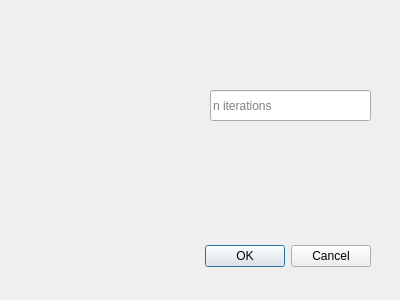
<?xml version="1.0" encoding="UTF-8"?>
<ui version="4.0">
 <class>FuturbDialogBase</class>
 <widget class="QDialog" name="FuturbDialogBase">
  <property name="geometry">
   <rect>
    <x>0</x>
    <y>0</y>
    <width>400</width>
    <height>300</height>
   </rect>
  </property>
  <property name="windowTitle">
   <string>Future Urban Growth test.</string>
  </property>
  <widget class="QDialogButtonBox" name="button_box">
   <property name="geometry">
    <rect>
     <x>30</x>
     <y>240</y>
     <width>341</width>
     <height>32</height>
    </rect>
   </property>
   <property name="orientation">
    <enum>Qt::Horizontal</enum>
   </property>
   <property name="standardButtons">
    <set>QDialogButtonBox::Cancel|QDialogButtonBox::Ok</set>
   </property>
  </widget>
  <widget class="QLineEdit" name="n_iterations">
   <property name="geometry">
    <rect>
     <x>210</x>
     <y>90</y>
     <width>161</width>
     <height>31</height>
    </rect>
   </property>
   <property name="text">
    <string/>
   </property>
   <property name="placeholderText">
    <string>n iterations</string>
   </property>
  </widget>
 </widget>
 <resources/>
 <connections>
  <connection>
   <sender>button_box</sender>
   <signal>accepted()</signal>
   <receiver>FuturbDialogBase</receiver>
   <slot>accept()</slot>
   <hints>
    <hint type="sourcelabel">
     <x>20</x>
     <y>20</y>
    </hint>
    <hint type="destinationlabel">
     <x>20</x>
     <y>20</y>
    </hint>
   </hints>
  </connection>
  <connection>
   <sender>button_box</sender>
   <signal>rejected()</signal>
   <receiver>FuturbDialogBase</receiver>
   <slot>reject()</slot>
   <hints>
    <hint type="sourcelabel">
     <x>20</x>
     <y>20</y>
    </hint>
    <hint type="destinationlabel">
     <x>20</x>
     <y>20</y>
    </hint>
   </hints>
  </connection>
 </connections>
</ui>
